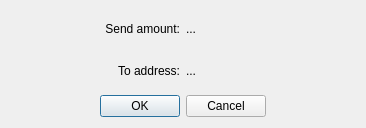
<?xml version="1.0" encoding="UTF-8"?>
<ui version="4.0">
 <class>Dialog</class>
 <widget class="QDialog" name="Dialog">
  <property name="geometry">
   <rect>
    <x>0</x>
    <y>0</y>
    <width>366</width>
    <height>128</height>
   </rect>
  </property>
  <property name="windowTitle">
   <string>Confirm transaction</string>
  </property>
  <property name="modal">
   <bool>true</bool>
  </property>
  <layout class="QGridLayout" name="gridLayout">
   <item row="0" column="0">
    <layout class="QVBoxLayout" name="verticalLayout">
     <item>
      <layout class="QHBoxLayout" name="horizontalLayout">
       <item>
        <widget class="QLabel" name="label">
         <property name="text">
          <string>Send amount:</string>
         </property>
         <property name="alignment">
          <set>Qt::AlignRight|Qt::AlignTrailing|Qt::AlignVCenter</set>
         </property>
        </widget>
       </item>
       <item>
        <widget class="QLabel" name="amount">
         <property name="text">
          <string>...</string>
         </property>
        </widget>
       </item>
      </layout>
     </item>
    </layout>
   </item>
   <item row="1" column="0">
    <layout class="QHBoxLayout" name="horizontalLayout_2">
     <item>
      <widget class="QLabel" name="label_3">
       <property name="text">
        <string>To address:</string>
       </property>
       <property name="alignment">
        <set>Qt::AlignRight|Qt::AlignTrailing|Qt::AlignVCenter</set>
       </property>
      </widget>
     </item>
     <item>
      <widget class="QLabel" name="address">
       <property name="text">
        <string>...</string>
       </property>
      </widget>
     </item>
    </layout>
   </item>
   <item row="2" column="0">
    <widget class="QDialogButtonBox" name="confirm_cancel">
     <property name="standardButtons">
      <set>QDialogButtonBox::Cancel|QDialogButtonBox::Ok</set>
     </property>
     <property name="centerButtons">
      <bool>true</bool>
     </property>
    </widget>
   </item>
  </layout>
 </widget>
 <resources/>
 <connections/>
</ui>
